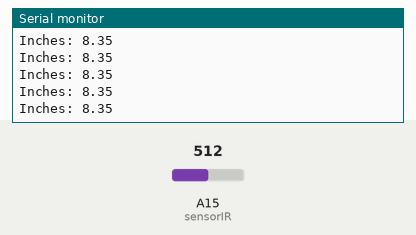
Bench run of a sketch on a simulated Arduino Mega 2560, built with avr-gcc and run on an emulated ATmega2560. Parts: the last lines printed to the serial monitor. The inputs (shaded band) are chosen by the test bench; at power-on: A15 (sensorIR) = 512.

Above: at 1.2 s.
1.3 s: A15 (sensorIR) set to 0
At 1.42 s:
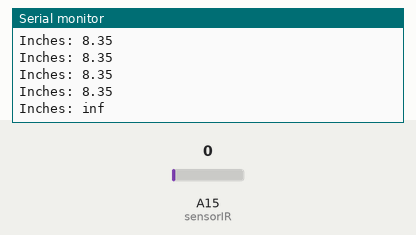
3.3 s: A15 (sensorIR) set to 122
At 3.33 s:
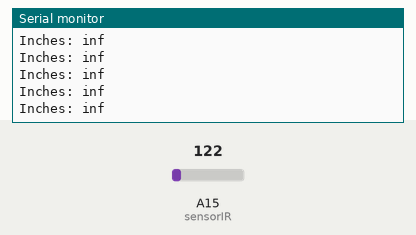

Measured:
- after the input at 1.3 s, the serial monitor: prints a new line after 0.11 s (image 1)

The sketch:

ProximitySensorTest.ino
```cpp
//  Noah Stahl
//  5/25/2011
//  http://arduinomega.blogspot.com
//  Arduino Mega 2560
//This sketch is used to test the Sharp Long Range Infrared Sensor.
//The sensor output is attached to analog pin 15. Once the distance
//is calculated, it is printed out to the serial monitor.

#define sensorIR 15               //Must be an analog pin
float sensorValue, inches, cm;    //Must be of type float for pow()

void setup() {
  Serial.begin(9600);
}

void loop() {
  sensorValue = analogRead(sensorIR);
  inches = 4192.936 * pow(sensorValue,-0.935) - 3.937;
  //cm = 10650.08 * pow(sensorValue,-0.935) - 10;
  delay(100);
  Serial.print("Inches: ");
  Serial.println(inches);
}
```
